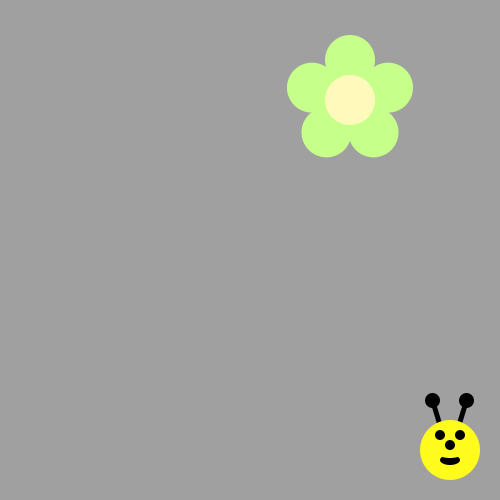
Frame 1 (no input)
Frame 60 (the mouse pressed at the canvas centre just before this capture): identical to frame 1, image omitted
Frame 120 (the mouse held since frame 60 and released just before this capture): identical to frame 1, image omitted

The Processing sketch that drew this single still picture (run headless with seeded random() and noise(); from frame 60 on, the mouse is pressed at the canvas centre):

// Processing sketch: Bumblebee
// ── Bumblebee.pde
void draw() {
/*Use a loop to make a body for the Bee!
Then put his head on using drawBeeFace(x,y)
Use Modulo to make the colors alternate
*/
}

void drawFlower(int x, int y) {
  noStroke();
  translate(x,y);
 // draw five petals, rotating after each one
  fill(#c6ff89);  // green
  for (int i = 0; i < 5; i++) {
    ellipse(0, -40, 50, 50);
    rotate(radians(72));
     }
     fill(#fff9bb); // light yellow
     ellipse(0, 0, 50, 50);
} 
void drawBeeFace(int BeeFaceX, int BeeFaceY) {
     noStroke();
     fill(0, 0, 0);
     stroke(1);
     strokeWeight(5);
     line(BeeFaceX-10, BeeFaceY-27, BeeFaceX-17, BeeFaceY-50);
     line(BeeFaceX+10, BeeFaceY-27, BeeFaceX+17, BeeFaceY-50);
     ellipse(BeeFaceX-17, BeeFaceY-50, 10, 10);
     ellipse(BeeFaceX+17, BeeFaceY-50, 10, 10);
     noStroke();
     fill(255,251,28);
     ellipse(BeeFaceX, BeeFaceY, 60, 60); // face
     fill(255, 237, 209);
     fill(0,0,0);
      ellipse(BeeFaceX-10, BeeFaceY-15, 10, 10); // eyes
     ellipse(BeeFaceX+10, BeeFaceY-15, 10, 10);
      ellipse(BeeFaceX, BeeFaceY-5, 10, 10); // nose
      ellipse(BeeFaceX, BeeFaceY+10, 20, 10);//mouth
     fill(255, 251, 28);
     ellipse(BeeFaceX, BeeFaceY+5, 20, 6);
}

void setup() {
     ellipseMode(CENTER);
     size(500, 500);
     background(160, 160, 160);
     drawFlower(350,100);
     
     drawBeeFace(100,350);
}



  
